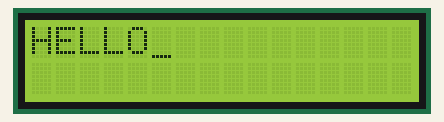
Simulated run of this program. Board: ATmega16, built with avr-gcc and emulated at 1 MHz. Parts: 16×2 character LCD. Wiring (inferred from the names in the program): character LCD (HD44780): RS PC0; E PC1; data PD0, PD1, PD2, PD3, PD4, PD5, PD6, PD7. At 3.1 s the program stops and its outputs stay as they are.

Above: at 2.6 s.
At 3.1 s:
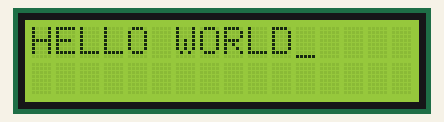

The program:

main.c
```c
/*
 * LCD Hello.c
 *
 * Created: 03-10-2021 12.34.01 PM
 * Author : Sahil
 */

#include <avr/io.h>
#define F_CPU 1000000
#include <util/delay.h>
#define RS PC0
#define EN PC1

void lcd_comm (char);
void lcd_data(char);
void lcd_init (void);


int main(void)
{
	lcd_init();
	lcd_data('H');
	lcd_data('E');
	lcd_data('L');
	lcd_data('L');
	lcd_data('O');

	lcd_comm(20);

	lcd_data('W');
	lcd_data('O');
	lcd_data('R');
	lcd_data('L');
	lcd_data('D');

	while(1)
	{

	}
}

void lcd_comm(char x){
	PORTD = x;
	PORTC &= ~(1<<RS);
	PORTC |= 1<<EN;
	_delay_ms(500);
	PORTC &= ~(1<<EN);
}

void lcd_data(char x){
	PORTD = x;
	PORTC |= 1<<RS;
	PORTC |= 1<<EN;
	_delay_ms(5);
	PORTC &= ~(1<<EN);
}

void lcd_init(void){
	DDRD = 0xFF;
	DDRC = 0x03;
	lcd_comm(0x38);
	lcd_comm(0x06);
	lcd_comm(0x0E);
	lcd_comm(0x01);
	lcd_comm(0x80);
}
```

Measured:
- what the display in image 0 shows lasts 0.6 s, from 2.5 s to 3.1 s
